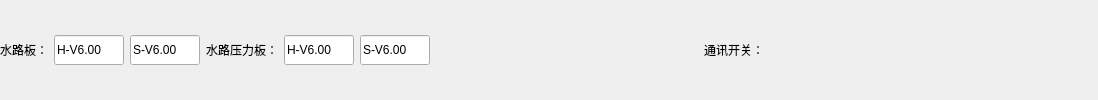
       <widget class="QWidget" name="page6000">
        <layout class="QHBoxLayout" name="horizontalLayout">
         <property name="leftMargin">
          <number>0</number>
         </property>
         <property name="topMargin">
          <number>0</number>
         </property>
         <property name="rightMargin">
          <number>0</number>
         </property>
         <property name="bottomMargin">
          <number>0</number>
         </property>
         <item>
          <widget class="QLabel" name="label_39">
           <property name="styleSheet">
            <string notr="true"/>
           </property>
           <property name="text">
            <string>水路板：</string>
           </property>
          </widget>
         </item>
         <item>
          <widget class="QLineEdit" name="lineEdit_liquidBoard_hardVer">
           <property name="minimumSize">
            <size>
             <width>70</width>
             <height>30</height>
            </size>
           </property>
           <property name="maximumSize">
            <size>
             <width>70</width>
             <height>16777215</height>
            </size>
           </property>
           <property name="text">
            <string>H-V6.00</string>
           </property>
          </widget>
         </item>
         <item>
          <widget class="QLineEdit" name="lineEdit_liquidBoard_softVer">
           <property name="minimumSize">
            <size>
             <width>70</width>
             <height>30</height>
            </size>
           </property>
           <property name="maximumSize">
            <size>
             <width>70</width>
             <height>16777215</height>
            </size>
           </property>
           <property name="text">
            <string>S-V6.00</string>
           </property>
          </widget>
         </item>
         <item>
          <widget class="QLabel" name="label_40">
           <property name="styleSheet">
            <string notr="true"/>
           </property>
           <property name="text">
            <string>水路压力板：</string>
           </property>
          </widget>
         </item>
         <item>
          <widget class="QLineEdit" name="lineEdit_liquidPreBoard_hardVer">
           <property name="minimumSize">
            <size>
             <width>70</width>
             <height>30</height>
            </size>
           </property>
           <property name="maximumSize">
            <size>
             <width>70</width>
             <height>16777215</height>
            </size>
           </property>
           <property name="text">
            <string>H-V6.00</string>
           </property>
          </widget>
         </item>
         <item>
          <widget class="QLineEdit" name="lineEdit_liquidPreBoard_softVer">
           <property name="minimumSize">
            <size>
             <width>70</width>
             <height>30</height>
            </size>
           </property>
           <property name="maximumSize">
            <size>
             <width>70</width>
             <height>16777215</height>
            </size>
           </property>
           <property name="text">
            <string>S-V6.00</string>
           </property>
          </widget>
         </item>
         <item>
          <spacer name="horizontalSpacer_6">
           <property name="orientation">
            <enum>Qt::Horizontal</enum>
           </property>
           <property name="sizeHint" stdset="0">
            <size>
             <width>268</width>
             <height>20</height>
            </size>
           </property>
          </spacer>
         </item>
         <item>
          <widget class="QLabel" name="label_99">
           <property name="text">
            <string>通讯开关：</string>
           </property>
          </widget>
         </item>
         <item>
          <widget class="CustomSwitchButton" name="comSwitchBtn_liquidBoard" native="true">
           <property name="minimumSize">
            <size>
             <width>60</width>
             <height>30</height>
            </size>
           </property>
           <property name="maximumSize">
            <size>
             <width>60</width>
             <height>30</height>
            </size>
           </property>
          </widget>
         </item>
         <item>
          <spacer name="horizontalSpacer_5">
           <property name="orientation">
            <enum>Qt::Horizontal</enum>
           </property>
           <property name="sizeHint" stdset="0">
            <size>
             <width>268</width>
             <height>20</height>
            </size>
           </property>
          </spacer>
         </item>
        </layout>
       </widget>
